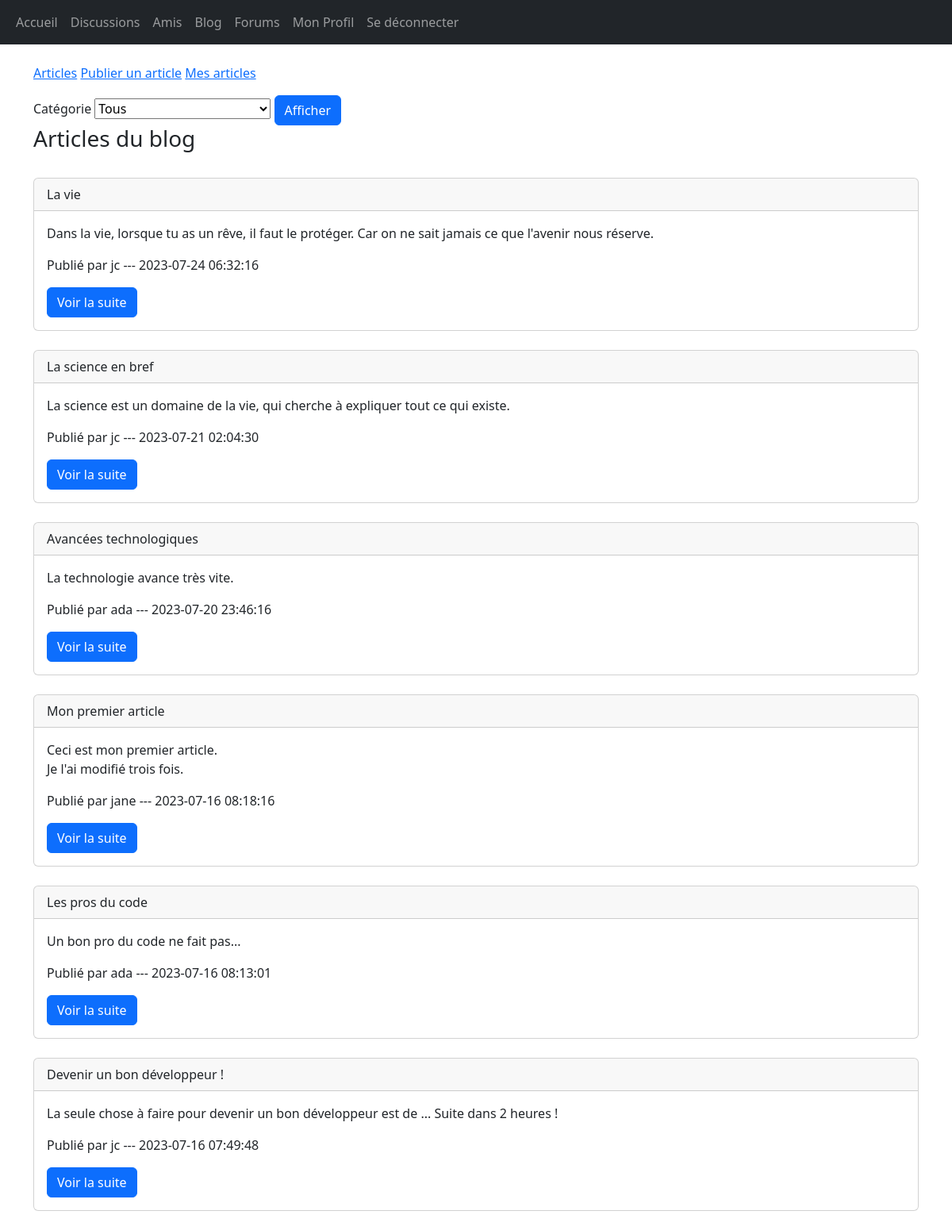
Screenshot of /ChatAcademia/index.php?blog=index (signed in) with the database file from the repository.
### tables this page shows
CREATE TABLE `blog_articles` (
  `id` int(11) NOT NULL,
  `author` text NOT NULL,
  `article_title` text NOT NULL,
  `category` text NOT NULL,
  `content` text NOT NULL,
  `article_date` timestamp NOT NULL ON UPDATE CURRENT_TIMESTAMP
);

### SNet/src/controllers/blog/blog_home.php (called while the page is built)
<?php
require "src/models/blog.php";
if (isset($_POST['category']) and $_POST['category'] != "Tous") {
    $articles = getArticles($_POST['category']);
}else {
    $articles = getArticles("all");
}
require "src/views/blog/blog_home.php";

### SNet/src/models/blog.php (called while the page is built, shortened)
<?php
function getArticles($category){
    require "src/models/pdo.php";
    if ($category=="all") {
        $sql = $bdd->query("SELECT * FROM blog_articles ORDER BY id DESC");
    }else {
        $sql = $bdd->prepare("SELECT * FROM blog_articles WHERE category=? ORDER BY id DESC");
        $sql->execute(array($category));
    }
    $articles=[];
    while ($res = $sql->fetch()) {
        $articles[] = [
            'id'=>$res['id'],
            'author'=>$res['author'],
            'title'=>$res['article_title'],
            'content'=>$res['content'],
            'date'=>$res['article_date'],
        ];
    }
    return $articles;
}

### SNet/src/views/blog/blog_home.php (the view, shortened to what this page needs)
<?php
require "src/views/includes/header.php";
?>
<main class="container">
    <p>
        <a href="index.php?blog=index">Articles</a>
        <a href="index.php?publishArticle">Publier un article</a>
        <a href="index.php?myArticles">Mes articles</a>
    </p>
    <form action="" method="post">
        <div class="article">
            <label for="category">Catégorie</label>
            <select name="category" id="category">
                <option>Tous</option>
            </select>
            <button type="submit" class="btn btn-primary">Afficher</button>
        </div>
    </form>
    <h3>Articles du blog</h3>
    <br>
    <?php
    if(!empty($articles)){
        foreach ($articles as $article) {
        ?>
            <article class="card">
                <p class="card-header">
                    <?= $article['title'] ?>
                </p>
                <div class="card-body">
                    <p class="card-text">
                        <?= $article['content'] ?>
                    </p>
                    <p  class="card-text">
                        Publié par <?= $article['author'] . " --- " . $article['date']  ?>
                    </p>
                    <p  class="card-text">
                        <a href="index.php?viewArticle=<?= $article['id'] ?>" class="btn btn-primary">Voir la suite</a>
                    </p>
                </div>
            </article>
            <br>
        <?php
        }
    }else {
        $_SESSION['msg'] = "Aucun article trouvé !";
    }
    ?>
</main>
<?php
$content=ob_get_clean();
require "src/views/layout.php";
?>

### SNet/src/views/includes/header.php
<nav class="navbar navbar-expand-md navbar-dark bg-dark mb-4">
  <div class="container-fluid">
    <div class="collapse navbar-collapse" id="navbarCollapse">
      <ul class="navbar-nav me-auto mb-2 mb-md-0">
        <li class="nav-item">
          <a class="nav-link" href="index.php?home">Accueil</a>
        </li>
        <li class="nav-item">
          <a class="nav-link" href="index.php?chats">Discussions</a>
        </li>
        <li>
            <a class="nav-link"  href="index.php?myFriends">Amis</a>
        </li>
        <li>
            <a class="nav-link"  href="index.php?blog=index">Blog</a>
        </li>
        <li>
            <a class="nav-link"  href="index.php?forums=index">Forums</a>
        </li>
        <li>
            <a class="nav-link"  href="index.php?profile-for=me">Mon Profil</a>
        </li>
        <li>
            <a class="nav-link"  href="index.php?logout">Se déconnecter</a>
        </li>
      </ul>
    </div>
  </div>
</nav>

### ChatAcademia/index.php (shortened to what this page needs)
<?php
if ((!isset($_SESSION['username']) AND !isset($_GET['signup']) AND !isset($_GET['login'])) OR isset($_GET['login'])) {
    require "src/controllers/auth/login.php";
}
elseif (isset($_GET['signup'])) {
    require "src/controllers/auth/signup.php";
}
elseif (isset($_GET['logout'])) {
    require "src/controllers/auth/logout.php";
}
elseif (isset($_GET['home'])) {
    require "src/controllers/home.php";
}
elseif (isset($_GET['chats'])) {
    require "src/controllers/chats/index.php";
}
elseif (isset($_GET['users_list'])) {
    require "src/controllers/chats/users_list.php";
}
elseif (isset($_GET['addTeacher'])) {
    require "src/controllers/admin/addTeacher.php";
}
elseif (isset($_GET['chat-to']) and !empty($_GET['chat-to'])) {
    require "src/controllers/chats/private_chat.php";
}
elseif (isset($_GET['deleteMsg']) and !empty($_GET['deleteMsg'])) {
    require "src/controllers/chats/deleteMsg.php";
}
elseif (isset($_GET['profile-for']) and !empty($_GET['profile-for'])) {
    require "src/controllers/profile/profile.php";
}
elseif (isset($_GET['warnings'])) {
    require "src/controllers/users/warnings.php";
}
elseif (isset($_GET['forums']) and $_GET['forums']=="index") {
    require "src/controllers/forums/forums.php";
}
elseif (isset($_GET['forums']) and $_GET['forums']=="design") {
    require "src/controllers/forums/categories/design.php";
}
elseif (isset($_GET['forums']) and $_GET['forums']=='code') {
    require "src/controllers/forums/categories/code.php";
}
elseif (isset($_GET['forums']) and $_GET['forums']=='network') {
    require "src/controllers/forums/categories/network.php";
}
elseif (isset($_GET['forums']) and $_GET['forums']=='others') {
    require "src/controllers/forums/categories/others.php";
}
elseif (isset($_GET['postQuestion'])) {
    require "src/controllers/forums/actions/postQuestion.php";
}
elseif (isset($_GET['myQuestions']) and $_GET['myQuestions']=="index") {
    require "src/controllers/forums/actions/myQuestions.php";
}
elseif (isset($_GET['viewQuestion']) and !empty($_GET['viewQuestion'])) {
    require "src/controllers/forums/actions/viewQuestion.php";
}
elseif (isset($_GET['answer']) and !empty($_GET['answer'])) {
    require "src/controllers/forums/actions/answer.php";
}
elseif (isset($_GET['blog']) and $_GET['blog']=="index") {
    require "src/controllers/blog/blog_home.php";
}
elseif (isset($_GET['publishArticle'])) {
    require "src/controllers/blog/publishArticle.php";
}
elseif (isset($_GET['deleteArticle'])) {
    require "src/controllers/blog/deleteArticle.php";
}
elseif (isset($_GET['myArticles'])) {
    require "src/controllers/blog/myArticles.php";
}
elseif (isset($_GET['allArticles'])) {
    require "src/controllers/blog/allArticles.php";
}
elseif (isset($_GET['viewArticle'])) {
    require "src/controllers/blog/viewArticle.php";
}
elseif (isset($_GET['modifyArticle']) and !empty($_GET['modifyArticle'])) {
    require "src/controllers/blog/modifyArticle.php";
}
elseif (isset($_GET['modifyQuestion']) and !empty($_GET['modifyQuestion'])) {
    require "src/controllers/forums/actions/modifyQuestion.php";
}
elseif (isset($_GET['friends']) and $_GET['friends']=="index") {
    require "src/controllers/friends/friends.php";
}
elseif (isset($_GET['usersList'])) {
    require "src/controllers/admin/users/usersList.php";
}
elseif (isset($_GET['avertir']) or isset($_GET['exclure']) or isset($_GET['inclure'])) {
    require "src/controllers/admin/actionsToUsers.php";
}
elseif (isset($_GET['add_friend'])) {
    require "src/controllers/friends/add_friend.php";
}
elseif (isset($_GET['friendRequests'])) {
    require "src/controllers/friends/friendRequests.php";
}
elseif (isset($_GET['confirmRequest']) and !empty($_GET['confirmRequest'])) {
    require "src/controllers/friends/confirmRequest.php";
}
elseif (isset($_GET['meetPeople'])) {
    require "src/controllers/friends/meetPeople.php";
}
elseif (isset($_GET['refuseRequest']) and !empty($_GET['refuseRequest'])) {
    require "src/controllers/friends/refuseRequest.php";
}
elseif (isset($_GET['myFriends'])) {
    require "src/controllers/friends/myFriends.php";
}
elseif (isset($_GET['modifyProfile'])) {
    require "src/controllers/profile/modifyProfile.php";
}
elseif (isset($_GET['viewQuestionToMyTeacher']) and !empty($_GET['viewQuestionToMyTeacher'])) {
    require "src/controllers/learning/viewQuestionToMyTeacher.php";
}
elseif (isset($_GET['viewAnswerToComment']) and !empty($_GET['viewAnswerToComment'])) {
    require "src/controllers/learning/viewAnswerToComment.php";
}
elseif (isset($_GET['questionTo']) and !empty($_GET['questionTo'])) {
    require "src/controllers/learning/questionTo.php";
}
else {
    require "src/controllers/home.php";
}

### SNet/src/views/layout.php (shortened to what this page needs)
<!DOCTYPE html>
<html lang="fr">
<head>
    <link rel="stylesheet" href="css/bootstrap.css">
</head>
<body>
    <?= $content ?>
</body>
</html>

### rows the page displays
blog_articles: article_title "La vie", content "Dans la vie, lorsque tu as un rêve, il faut le protéger. Car on ne sait jamais ce que l'avenir nous réserve.", author "jc", article_date "2023-07-24 06:32:16"
blog_articles: article_title "La science en bref", content "La science est un domaine de la vie, qui cherche à expliquer tout ce qui existe.", author "jc", article_date "2023-07-21 02:04:30"
blog_articles: article_title "Avancées technologiques", content "La technologie avance très vite.", author "ada", article_date "2023-07-20 23:46:16"
blog_articles: article_title "Mon premier article", content "Ceci est mon premier article. Je l'ai modifié trois fois.", author "jane", article_date "2023-07-16 08:18:16"
blog_articles: article_title "Les pros du code", content "Un bon pro du code ne fait pas...", author "ada", article_date "2023-07-16 08:13:01"
blog_articles: article_title "Devenir un bon développeur !", content "La seule chose à faire pour devenir un bon développeur est de ... Suite dans 2 heures !", author "jc", article_date "2023-07-16 07:49:48"
